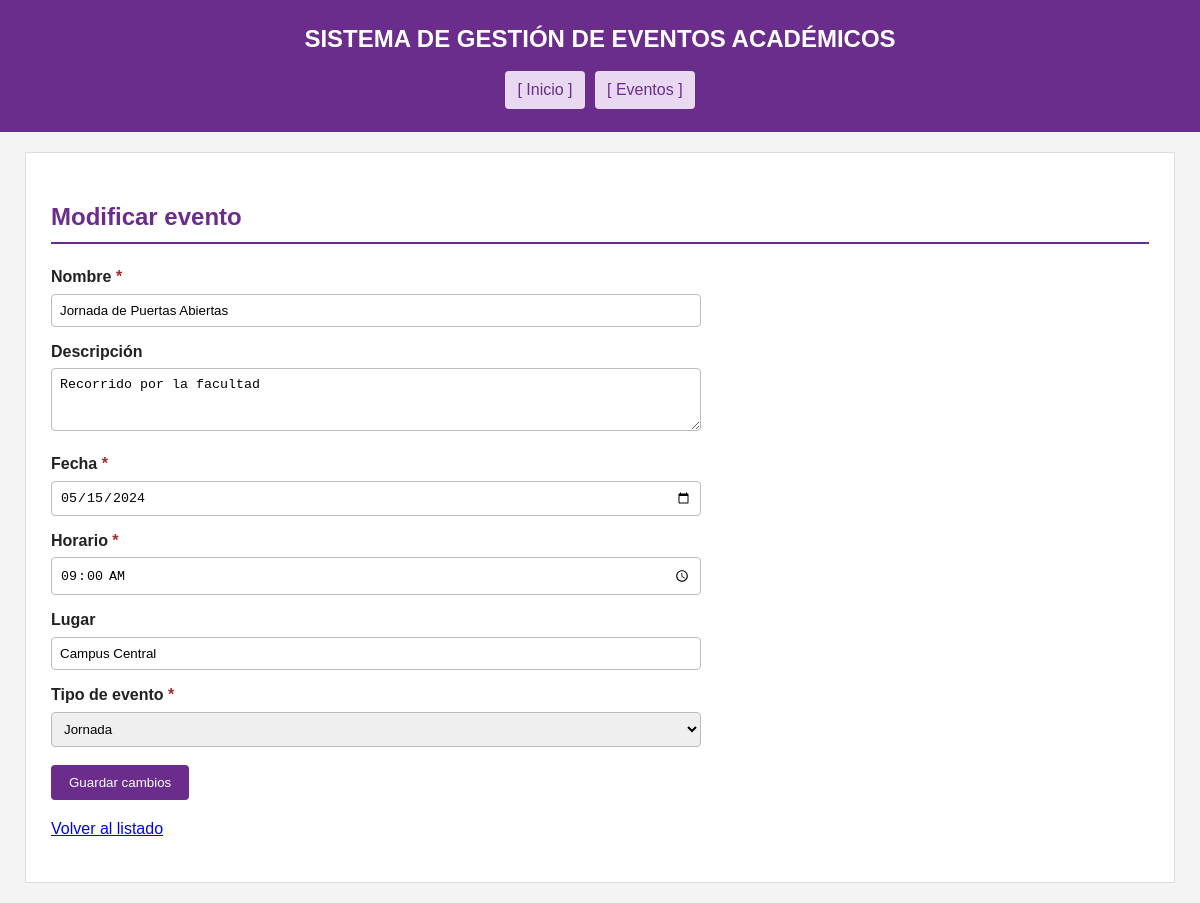
The app's page /aplicacion/evento/editar.php?id=2 with its own data.
### tables this page shows
CREATE TABLE `evento` (
  `id_evento` int(11) NOT NULL AUTO_INCREMENT,
  `nombre` varchar(200) NOT NULL,
  `descripcion` text DEFAULT NULL,
  `fecha` date NOT NULL,
  `horario` time NOT NULL,
  `lugar` varchar(150) DEFAULT NULL,
  `id_tipo` int(11) NOT NULL,
  PRIMARY KEY (`id_evento`),
  KEY `fk_evento_tipo` (`id_tipo`),
  CONSTRAINT `fk_evento_tipo` FOREIGN KEY (`id_tipo`) REFERENCES `tipo_evento` (`id_tipo`)
);

CREATE TABLE `tipo_evento` (
  `id_tipo` int(11) NOT NULL AUTO_INCREMENT,
  `nombre` varchar(80) NOT NULL,
  PRIMARY KEY (`id_tipo`)
);

### aplicacion/evento/editar.php (the view, shortened to what this page needs)
<?php
require_once "../conexion.php";
$id = (int)($_POST["id_evento"] ?? $_GET["id"] ?? 0);
$sql = "SELECT id_evento, nombre, descripcion, fecha, horario, lugar, id_tipo
        FROM evento WHERE id_evento = :id_evento";
$stmt = $pdo->prepare($sql);
$stmt->execute([':id_evento' => $id]);
$evento = $stmt->fetch();
$tipos = $pdo->query("SELECT id_tipo, nombre FROM tipo_evento ORDER BY nombre")->fetchAll();
?>
<!DOCTYPE html>
<html lang="es">
<head>
    <link rel="stylesheet" href="../css/estilos.css">
</head>
<body>
<header>
    <h1>SISTEMA DE GESTIÓN DE EVENTOS ACADÉMICOS</h1>
    <nav>
        <a href="../index.php">[ Inicio ]</a>
        <a href="listar.php">[ Eventos ]</a>
    </nav>
</header>
<main>
    <h2>Modificar evento</h2>
    <form action="editar.php" method="post">
        <label for="nombre">Nombre <span class="requerido">*</span></label>
        <input type="text" name="nombre" id="nombre" required
               value="<?= htmlspecialchars($evento['nombre']) ?>">
        <label for="descripcion">Descripción</label>
        <textarea name="descripcion" id="descripcion" rows="3"><?= htmlspecialchars((string)$evento['descripcion']) ?></textarea>
        <label for="fecha">Fecha <span class="requerido">*</span></label>
        <input type="date" name="fecha" id="fecha" required
               value="<?= htmlspecialchars($evento['fecha']) ?>">
        <label for="horario">Horario <span class="requerido">*</span></label>
        <input type="time" name="horario" id="horario" required
               value="<?= htmlspecialchars($evento['horario']) ?>">
        <label for="lugar">Lugar</label>
        <input type="text" name="lugar" id="lugar"
               value="<?= htmlspecialchars((string)$evento['lugar']) ?>">
        <label for="id_tipo">Tipo de evento <span class="requerido">*</span></label>
        <select name="id_tipo" id="id_tipo" required>
            <?php foreach ($tipos as $tipo) { ?>
                <option value="<?= $tipo['id_tipo'] ?>"
                    <?= $tipo['id_tipo'] == $evento['id_tipo'] ? "selected" : "" ?>>
                    <?= htmlspecialchars($tipo['nombre']) ?>
                </option>
            <?php } ?>
        </select>
        <button type="submit">Guardar cambios</button>
    </form>
    <p><a href="listar.php">Volver al listado</a></p>
</main>
</body>
</html>

### aplicacion/css/estilos.css (style rules this page uses)
* { box-sizing: border-box; }
body { font-family: Arial, Helvetica, sans-serif; margin: 0; background-color: #f4f4f4; color: #222; line-height: 1.6; }
header { background-color: #6b2d8b; color: #fff; padding: 20px; text-align: center; }
nav { margin-top: 10px; text-align: center; }
nav a { color: #6b2d8b; background-color: #e8d8f0; padding: 6px 12px; margin: 3px; display: inline-block; text-decoration: none; border-radius: 4px; }
main { max-width: 1150px; margin: 20px auto; background-color: #fff; padding: 25px; border: 1px solid #ddd; }
h1 { margin: 0; font-size: 24px; }
h2 { color: #6b2d8b; border-bottom: 2px solid #6b2d8b; padding-bottom: 6px; }
form { max-width: 650px; }
label { display: block; margin-top: 12px; font-weight: bold; }
input[type="text"], input[type="number"], input[type="date"], input[type="time"], input[type="email"], select, textarea { width: 100%; padding: 8px; margin-top: 4px; border: 1px solid #bbb; border-radius: 4px; }
button { margin-top: 18px; padding: 10px 18px; background-color: #6b2d8b; color: #fff; border: none; border-radius: 4px; cursor: pointer; }
.requerido { color: #a32c2c; }

### records on screen
evento: nombre "Jornada de Puertas Abiertas", descripcion "Recorrido por la facultad", fecha "05/15/2024", horario "09:00:00", lugar "Campus Central", id_tipo "Jornada"
